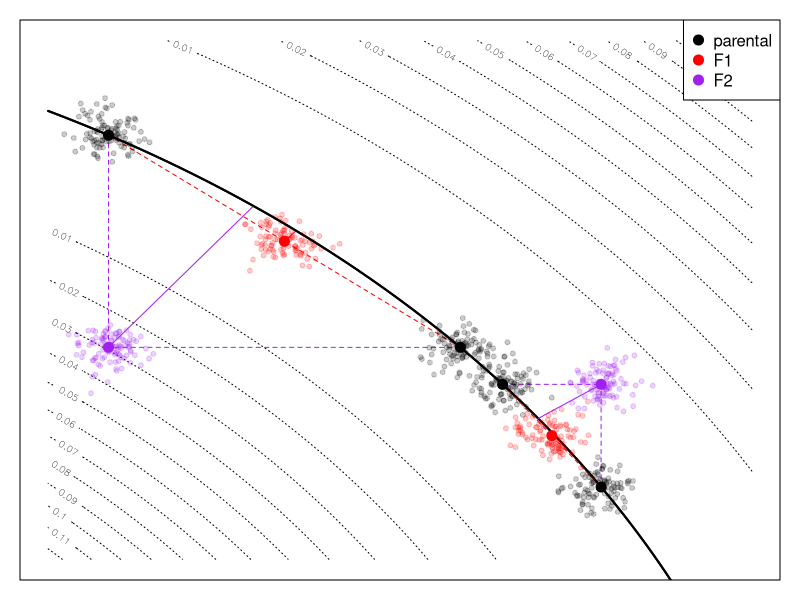

R code for this plot:
# make a conceptual figure of a fitness landscape

dx <- 0.25
xx <- yy <- seq(1/sqrt(2)-dx,1/sqrt(2)+dx,length.out=100)
z <- (sqrt(outer(xx^2, yy^2, "+")) - 1.0)^2

plot_pop <- function (x, sigma, nreps=100, pch=20, cex=1, ...) {
    y <- matrix(rnorm(length(x)*nreps, mean=rep(x,each=nreps), sd=sigma), nrow=nreps)
    points(y, pch=pch, cex=cex, ...)
    return(invisible(y))
}

do.plot <- function (p1, p2, sigma, add=FALSE) {
    F1 <- (p1+p2)/2
    F2 <- rbind( c(p1[1],p2[2]), c(p2[1],p1[2]) )
    proj <- function (xy) { th <- atan2(x=xy[1],y=xy[2]); c(cos(th), sin(th)) }
    if (!add) contour(xx, yy, z, lty=3, 
                      xaxt='n', yaxt='n', xlab='', ylab='')
    lines(xx, sqrt(1-xx^2), lty=1, lwd=2)
    segments(x0=c(p1[1],p2[1]), x1=c(F1[1],F1[1]), 
             y0=c(p1[2],p2[2]), y1=c(F1[2],F1[2]), 
             lty=2, col='red')
    segments(x0=c(p1[1],p2[1]), x1=c(F2[2,1],F2[2,1]), 
             y0=c(p1[2],p2[2]), y1=c(F2[2,2],F2[2,2]), 
             lty=2, col='purple')
    segments(x0=F1[1], y0=F1[2], x1=proj(F1)[1], y1=proj(F1)[2], col='red')
    segments(x0=F2[2,1], y0=F2[2,2], x1=proj(F2[2,])[1], y1=proj(F2[2,])[2], col='purple')
    plot_pop(p1, sigma, col=adjustcolor('black', 0.2))
    plot_pop(p2, sigma, col=adjustcolor('black', 0.2))
    plot_pop(F1, sigma, col=adjustcolor('red', 0.2))
    plot_pop(F2[2,], sigma, col=adjustcolor('purple', 0.2))
    points(rbind(p1,p2,F1,F2[2,]), cex=2, pch=20,
           col=c("black","black","red","purple") )
    if (!add) legend("topright", pch=20, pt.cex=2, bg='white',
                   col=c("black","red","purple"),
                   legend=c("parental", "F1", "F2"))
}

p1 <- c(0.75, sqrt(1-0.75^2))
p2 <- c(0.50, sqrt(1-0.50^2))


p3 <- c(0.78, sqrt(1-0.78^2))
p4 <- c(0.85, sqrt(1-0.85^2))

pdf(file="conceptual_fig.pdf", width=3, height=3, pointsize=10)
par(mar=c(1,1,1,1))

do.plot(p1, p2, sigma=.012)

do.plot(p3, p4, sigma=.012, add=TRUE)

dev.off()
